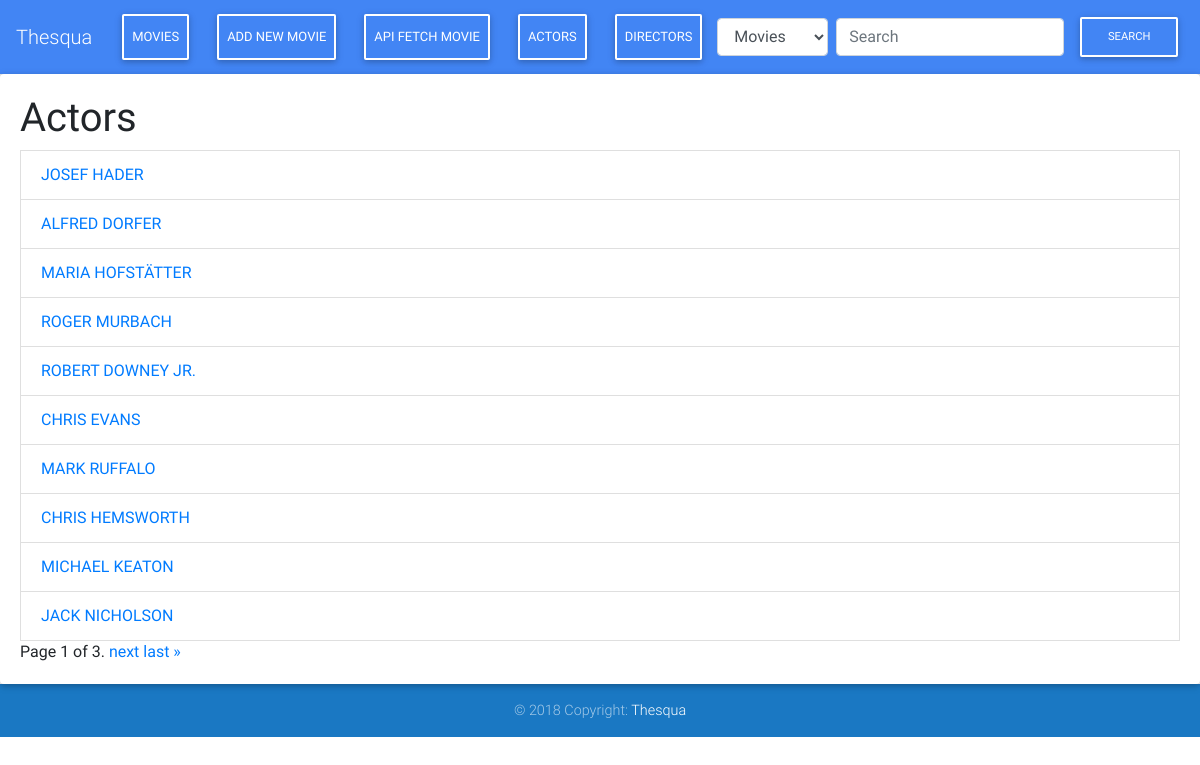
The page /actors/ on the database its author committed.
### movies/models.py (models this page shows, shortened)
class Actor(models.Model):
    name = models.CharField(max_length=200)
    def __str__(self):
        return self.name

### movies/views.py (the view)
# urls.py: path("actors/", actor_list, name="actor_list"),
def actor_list(request):
    page = request.GET.get('page', 1)
    page_size = request.GET.get('page_size', 10)
    actor_list = Actor.objects.all()
    search_param = request.GET.get('search',None)
    if search_param:
        actor_list = actor_list.filter(name__icontains=search_param)
    paginator = Paginator(actor_list, page_size)
    try:
        actors = paginator.page(page)
    except PageNotAnInteger:
        actors = paginator.page(1)
    except EmptyPage:
        actors = paginator.page(paginator.num_pages)
    actors = paginator.get_page(page)
    return render(request, 'list.html', {'actors':actors, 'data':actors,'page':page, 'page_size':page_size})

### movies/templates/list.html (shortened to what this page needs)
{% extends 'base.html' %}
{% block content %}
    {% if genre %}
    <h1>Genre</h1>
    <ul class="list-group list-group-flush"></ul>
    {% for gen in genre %}
        <li class="list-group-item">
            <a href="{% url 'movies:movie_list' %}?genre={{ gen }}">{{ gen.name|upper }}</a><br>
        </li>
    {% endfor %}
    </ul>
    {% elif actors %}
    <h1>Actors</h1>
    {% for actor in actors %}
        <li class="list-group-item">
            <a href="{% url 'movies:movie_list' %}?actors={{ actor }}">{{ actor.name|upper }}</a><br>
        </li>
    {% endfor %}
    {% else %}
    <h1>No Entries Found</h1>
    {% endif %}
    {% include 'pagination.html' with data=data page_size=page_size %}
{% endblock %}

### movies/templates/base.html (shortened to what this page needs)
<!DOCTYPE html>
<html lang="en">
<head>
  <link rel="stylesheet" href="https://use.fontawesome.com/releases/v5.8.1/css/all.css">
  {% load static %}
  <link href="{% static 'movie/css/bootstrap.min.css' %}" rel="stylesheet">
  <link href="{% static 'movie/css/mdb.min.css' %}" rel="stylesheet">
</head>
<body>
    <header>
        <nav class="navbar navbar-expand-lg navbar-dark primary-color">
            <a class="navbar-brand" href="#">Thesqua</a>
  <div class="collapse navbar-collapse" id="basicExampleNav">
    <ul class="navbar-nav mr-auto">
      <li class="nav-item mx-2">
        <a class="nav-link btn btn-outline-white" href="{% url 'movies:movie_list' %}">Movies
        </a>
      </li>
      <li class="nav-item mx-2">
        <a class="nav-link btn btn-outline-white" href="{% url 'movies:movie_create' %}">Add New Movie</a>
      </li>
      <li class="nav-item mx-2">
        <a class="nav-link btn btn-outline-white" href="{% url 'movies:fetch_movie' %}">API Fetch Movie</a>
      </li>
      <li class="nav-item mx-2">
        <a class="nav-link btn btn-outline-white" href="{% url 'movies:actor_list' %}">Actors</a>
    </li>
    <li class="nav-item mx-2">
        <a class="nav-link btn btn-outline-white" href="{% url 'movies:director_list' %}">Directors</a>
    </li>
    </ul>
            <form class="form-inline my-2 my-lg-0 ml-auto" action="{% url 'movies:full_search' %}">
                <select class="form-control mr-2"name="options">
                    <option name="movies" value="movies" selected>Movies</option>
                </select>
                <input class="form-control" type="search" name="search" placeholder="Search" aria-label="Search">
                <button class="btn btn-outline-white btn-md my-2 my-sm-0 ml-3" type="submit">Search</button>
            </form>
    </div>
        </nav>
    </header>
    <main>
        <div class="card">
            <div class="card-body">
        {% block content %}{% endblock %}
        </div>
        </div>
    </main>
    <footer class="page-footer font-small blue">
    <div class="footer-copyright text-center py-3">© 2018 Copyright:
        <a href="#">Thesqua</a>
    </div>
    </footer>
  {% load static %}
</body>
</html>

### movies/templates/pagination.html (shortened to what this page needs)
<div class="pagination">
    <span class="step-links">
        <span class="current">
            Page {{ data.number }} of {{ data.paginator.num_pages }}.
        </span>
        {% if data.has_next %}
            <a href="?page={{ data.next_page_number }}&page_size={{ page_size }}">next</a>
            <a href="?page={{ data.paginator.num_pages }}&page_size={{ page_size }}">last &raquo;</a>
        {% endif %}
    </span>
</div>

### rows shown on the page
Actor: name "JOSEF HADER"
Actor: name "ALFRED DORFER"
Actor: name "MARIA HOFSTÄTTER"
Actor: name "ROGER MURBACH"
Actor: name "ROBERT DOWNEY JR."
Actor: name "CHRIS EVANS"
Actor: name "MARK RUFFALO"
Actor: name "CHRIS HEMSWORTH"
Actor: name "MICHAEL KEATON"
Actor: name "JACK NICHOLSON"

### other values the page prints
{{ data.number }} "1"
{{ data.paginator.num_pages }} "3"
